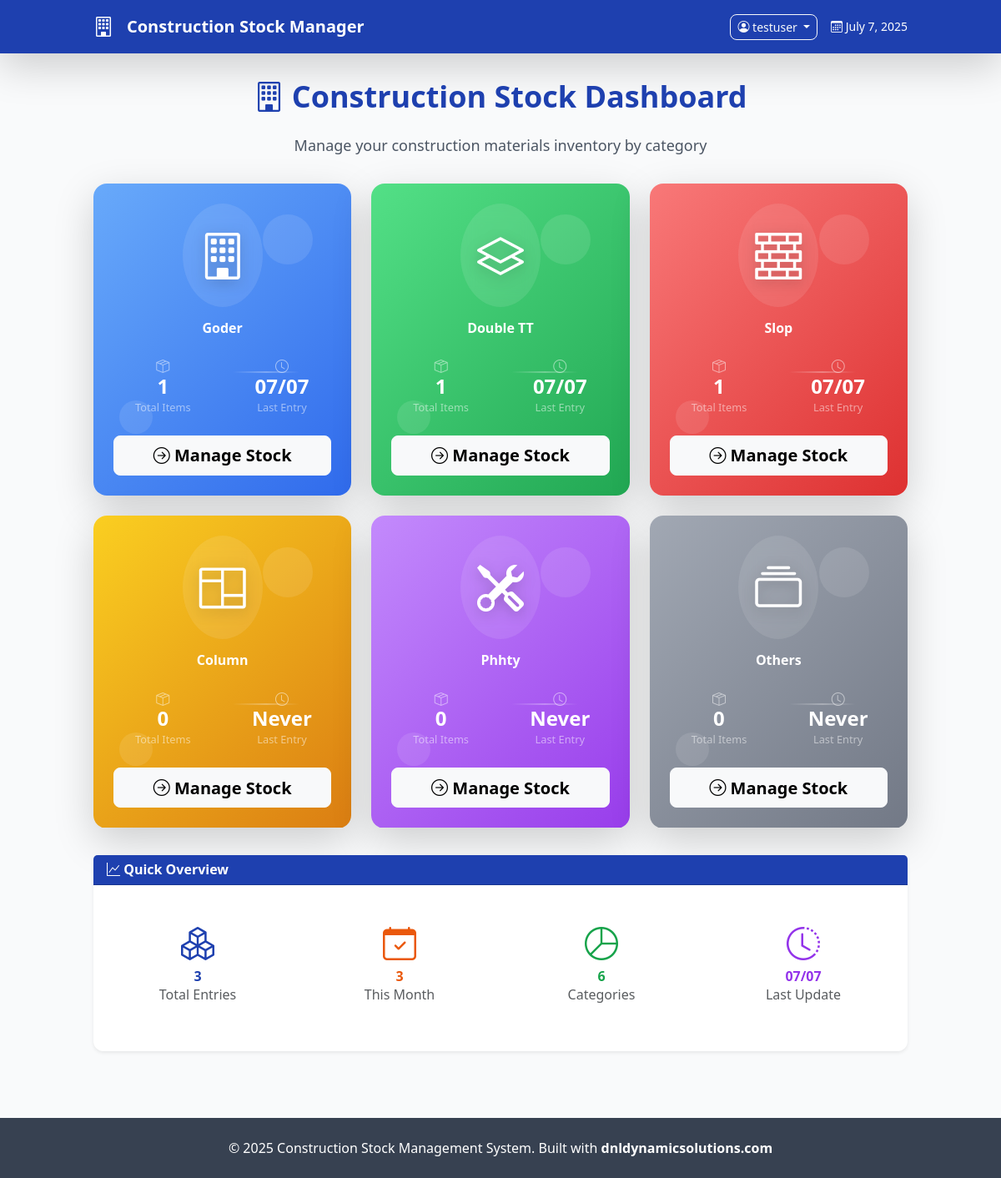
The page / (signed in) on the database its author committed.
### models.py (models this page shows, shortened)
class User(UserMixin, db.Model):
    __tablename__ = 'users'
    id = db.Column(db.Integer, primary_key=True)
    username = db.Column(db.String(80), unique=True, nullable=False)
    email = db.Column(db.String(120), unique=True, nullable=False)
    password_hash = db.Column(db.String(256), nullable=False)
    created_at = db.Column(db.DateTime, default=datetime.utcnow)

class StockEntry(db.Model):
    __tablename__ = 'stock_entries'
    CATEGORY_CHOICES = [
        ('goder', 'Goder'),
        ('double_tt', 'Double TT'),
        ('slop', 'Slop'),
        ('column', 'Column'),
        ('phhty', 'Phhty'),
        ('others', 'Others'),
    ]
    serial_no = db.Column(db.Integer, primary_key=True, autoincrement=True)
    category = db.Column(db.String(20), nullable=False)
    size = db.Column(db.String(100), nullable=False)
    quantity = db.Column(db.Integer, nullable=False)
    product_details = db.Column(db.Text, nullable=True)
    timestamp = db.Column(db.DateTime, default=datetime.utcnow)

### routes.py (the view)
@app.route('/')
def index():
    if not current_user.is_authenticated:
        return redirect(url_for('login'))
    category_stats = {}
    for category_key in CATEGORIES.keys():
        entries = StockEntry.query.filter_by(category=category_key).all()
        category_stats[category_key] = {
            'total_items': len(entries),
            'total_quantity': sum(entry.quantity for entry in entries),
            'last_entry': entries[-1].timestamp.strftime('%m/%d') if entries else 'Never'
        }
    total_entries = StockEntry.query.count()
    from datetime import datetime
    current_month = datetime.now().month
    current_year = datetime.now().year
    monthly_entries = StockEntry.query.filter(
        extract('month', StockEntry.timestamp) == current_month,
        extract('year', StockEntry.timestamp) == current_year
    ).count()
    last_entry = StockEntry.query.order_by(StockEntry.timestamp.desc()).first()
    last_entry_date = last_entry.timestamp.strftime('%m/%d') if last_entry else 'Never'
    return render_template('index.html',
                         categories=CATEGORIES,
                         category_stats=category_stats,
                         total_entries=total_entries,
                         monthly_entries=monthly_entries,
                         last_entry_date=last_entry_date)

### app.py (called while the page is built)
@login_manager.user_loader
def load_user(user_id):
    from models import User
    return User.query.get(int(user_id))

### templates/index.html (shortened to what this page needs)
{% extends "base.html" %}
{% block content %}
<div class="text-center mb-8">
    <h1 class="text-4xl font-bold text-construction-blue mb-4">
        <i class="bi bi-building"></i>
        Construction Stock Dashboard
    </h1>
    <p class="text-lg text-gray-600">Manage your construction materials inventory by category</p>
</div>
<div class="row g-4">
    {% for category_key, category_info in categories.items() %}
    <div class="col-md-6 col-lg-4">
        <div class="card category-card h-100 shadow-lg border-0 overflow-hidden position-relative modern-card">
            <div class="card-body d-flex flex-column p-4">
                <div class="text-center mb-4">
                    <div class="category-icon mb-3 icon-container">
                        <i class="{{ category_info.icon }} text-white category-icon-main"></i>
                    </div>
                    <h4 class="card-title text-white fw-bold mb-0">{{ category_info.name }}</h4>
                </div>
                <div class="category-stats mb-4">
                    <div class="row text-center">
                        <div class="col-6">
                            <div class="stat-item">
                                <i class="bi bi-box-seam text-white-50"></i>
                                <div class="stat-number text-white fw-bold">{{ category_stats[category_key].total_items }}</div>
                                <div class="stat-label text-white-50 small">Total Items</div>
                            </div>
                        </div>
                        <div class="col-6">
                            <div class="stat-item">
                                <i class="bi bi-clock text-white-50"></i>
                                <div class="stat-number text-white fw-bold">{{ category_stats[category_key].last_entry }}</div>
                                <div class="stat-label text-white-50 small">Last Entry</div>
                            </div>
                        </div>
                    </div>
                </div>
                <div class="mt-auto">
                    <a href="{{ url_for('category_view', category_name=category_key) }}"
                       class="btn btn-light btn-lg w-100 fw-bold">
                        <i class="bi bi-arrow-right-circle"></i>
                        Manage Stock
                    </a>
                </div>
            </div>
            <div class="category-gradient modern-gradient {{ category_info.gradient }}"></div>
            <div class="card-decoration">
                <div class="decoration-circle decoration-1"></div>
                <div class="decoration-circle decoration-2"></div>
                <div class="decoration-line"></div>
            </div>
        </div>
    </div>
    {% endfor %}
</div>
<div class="row mt-8">
    <div class="col-12">
        <div class="card shadow-sm border-0">
            <div class="card-header bg-construction-blue text-white">
                <h5 class="card-title mb-0">
                    <i class="bi bi-graph-up"></i>
                    Quick Overview
                </h5>
            </div>
            <div class="card-body">
                <div class="row text-center">
                    <div class="col-md-3 col-6 mb-3">
                        <div class="stat-card">
                            <i class="bi bi-boxes text-construction-blue fs-1"></i>
                            <h3 class="text-construction-blue fw-bold">{{ total_entries }}</h3>
                            <p class="text-muted">Total Entries</p>
                        </div>
                    </div>
                    <div class="col-md-3 col-6 mb-3">
                        <div class="stat-card">
                            <i class="bi bi-calendar-check text-construction-orange fs-1"></i>
                            <h3 class="text-construction-orange fw-bold">{{ monthly_entries }}</h3>
                            <p class="text-muted">This Month</p>
                        </div>
                    </div>
                    <div class="col-md-3 col-6 mb-3">
                        <div class="stat-card">
                            <i class="bi bi-pie-chart text-green-600 fs-1"></i>
                            <h3 class="text-green-600 fw-bold">6</h3>
                            <p class="text-muted">Categories</p>
                        </div>
                    </div>
                    <div class="col-md-3 col-6 mb-3">
                        <div class="stat-card">
                            <i class="bi bi-clock-history text-purple-600 fs-1"></i>
                            <h3 class="text-purple-600 fw-bold">{{ last_entry_date }}</h3>
                            <p class="text-muted">Last Update</p>
                        </div>
                    </div>
                </div>
            </div>
        </div>
    </div>
</div>
{% endblock %}

### templates/base.html (shortened to what this page needs)
<!DOCTYPE html>
<html lang="en">
<head>
    <link href="https://cdn.jsdelivr.net/npm/bootstrap@5.3.0/dist/css/bootstrap.min.css" rel="stylesheet">
    <script src="https://cdn.tailwindcss.com"></script>
    <link rel="stylesheet" href="https://cdn.jsdelivr.net/npm/bootstrap-icons@1.11.0/font/bootstrap-icons.css">
    <link rel="stylesheet" href="{{ url_for('static', filename='css/style.css') }}">
</head>
<body class="bg-gray-50">
    <nav class="bg-construction-blue text-white shadow-lg">
        <div class="container mx-auto px-4">
            <div class="flex items-center justify-between h-16">
                <div class="flex items-center space-x-4">
                    <i class="bi bi-building text-2xl"></i>
                    <a href="{{ url_for('index') }}" class="text-xl font-bold hover:text-blue-200 transition-colors">
                        Construction Stock Manager
                    </a>
                </div>
                <div class="flex items-center space-x-4">
                    {% if current_user.is_authenticated %}
                    <div class="dropdown">
                        <button class="btn btn-outline-light btn-sm dropdown-toggle" type="button" data-bs-toggle="dropdown">
                            <i class="bi bi-person-circle"></i>
                            {{ current_user.username }}
                        </button>
                    </div>
                    {% endif %}
                    <span class="text-sm">
                        <i class="bi bi-calendar3"></i>
                        <span id="currentDate"></span>
                    </span>
                </div>
            </div>
        </div>
    </nav>
    <main class="container mx-auto px-4 py-8">
        {% block content %}{% endblock %}
    </main>
    <footer class="bg-construction-gray text-white py-6 mt-12">
        <div class="container mx-auto px-4 text-center">
            <p>&copy; 2025 Construction Stock Management System. Built with <strong>dnldynamicsolutions.com</strong></p>
        </div>
    </footer>
</body>
</html>

### static/css/style.css (style rules this page uses)
body { font-family: 'Segoe UI', Tahoma, Geneva, Verdana, sans-serif; background-color: #f8fafc; }
.modern-card { transition: all 0.4s cubic-bezier(0.4, 0, 0.2, 1); cursor: pointer; position: relative; overflow: hidden; min-height: 320px; border-radius: 16px !important; backdrop-filter: blur(10px); }
.modern-gradient { position: absolute; top: 0; left: 0; right: 0; bottom: 0; z-index: 1; background: linear-gradient(135deg, var(--gradient-start), var(--gradient-end)); opacity: 0.95; }
.modern-card .card-body { position: relative; z-index: 3; }
.icon-container { position: relative; display: inline-block; padding: 20px; border-radius: 50%; background: rgba(255, 255, 255, 0.1); backdrop-filter: blur(10px); transition: all 0.4s ease; }
.category-icon-main { font-size: 3.5rem !important; transition: all 0.4s ease; filter: drop-shadow(0 4px 8px rgba(0,0,0,0.2)); }
.card-decoration { position: absolute; top: 0; left: 0; right: 0; bottom: 0; z-index: 2; pointer-events: none; }
.decoration-circle { position: absolute; border-radius: 50%; background: rgba(255, 255, 255, 0.1); animation: float 6s ease-in-out infinite; }
.decoration-1 { width: 60px; height: 60px; top: 10%; right: 15%; animation-delay: -2s; }
.decoration-2 { width: 40px; height: 40px; bottom: 20%; left: 10%; animation-delay: -4s; }
.decoration-line { position: absolute; width: 80px; height: 2px; background: linear-gradient(90deg, transparent, rgba(255,255,255,0.3), transparent); top: 60%; right: 20%; animation: slideLine 4s ease-in-out infinite; }
.from-blue-400 { --gradient-start: #60a5fa; --gradient-end: #2563eb; }
.from-green-400 { --gradient-start: #4ade80; --gradient-end: #16a34a; }
.from-red-400 { --gradient-start: #f87171; --gradient-end: #dc2626; }
.from-yellow-400 { --gradient-start: #facc15; --gradient-end: #d97706; }
.from-purple-400 { --gradient-start: #c084fc; --gradient-end: #9333ea; }
.from-gray-400 { --gradient-start: #9ca3af; --gradient-end: #6b7280; }
.category-card .btn { transition: all 0.3s ease; }
.stat-card { padding: 1.5rem; border-radius: 8px; transition: all 0.3s ease; }
.stat-item { text-align: center; }
.stat-number { font-size: 1.5rem; font-weight: bold; line-height: 1; }
.stat-label { font-size: 0.8rem; margin-top: 0.25rem; }
.btn { border-radius: 8px; font-weight: 500; transition: all 0.3s ease; }
.card { border-radius: 12px; transition: all 0.3s ease; }
.card-header { border-radius: 12px 12px 0 0; font-weight: 600; }
.fade-in { animation: fadeIn 0.5s ease-out; }
.text-construction-blue { color: #1e40af !important; }
.text-construction-orange { color: #ea580c !important; }
.bg-construction-blue { background-color: #1e40af !important; }
.bg-construction-gray { background-color: #374151 !important; }

### rows shown on the page
User: username "testuser"
StockEntry: name "Goder", serial_no "1", category_stats "07/07"

### other values the page prints
{{ category_info.name }} "Double TT" "Slop" "Column" "Phhty" "Others"
{{ category_stats[category_key].total_items }} "1" "1" "0" "0" "0"
{{ category_stats[category_key].last_entry }} "07/07" "07/07" "Never" "Never" "Never"
{{ total_entries }} "3"
{{ monthly_entries }} "3"
{{ last_entry_date }} "07/07"
